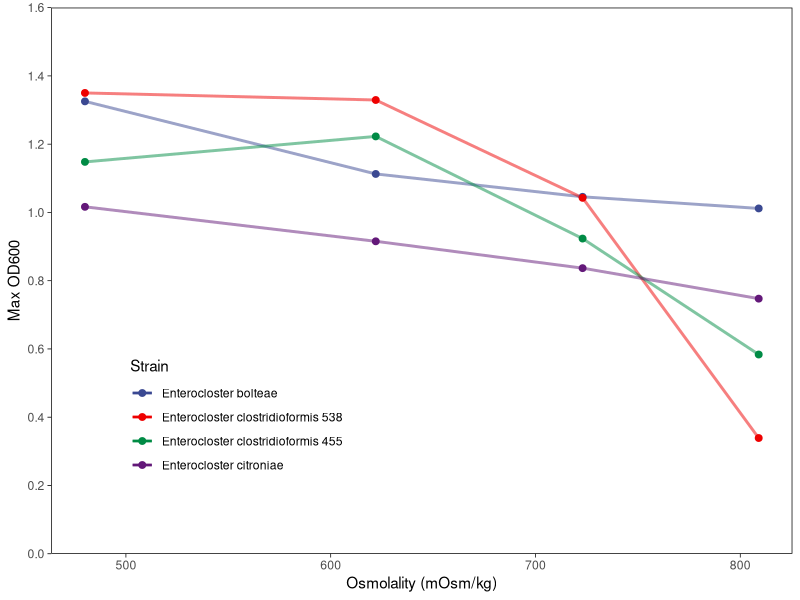
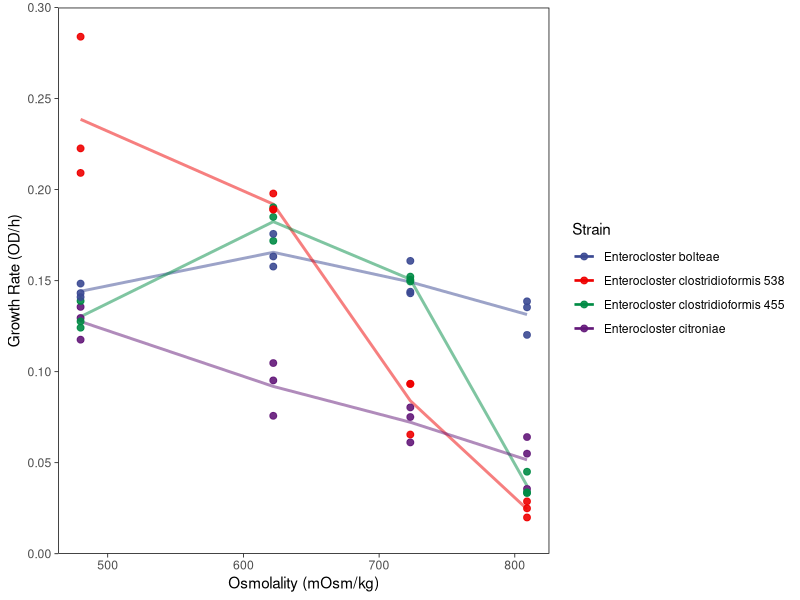
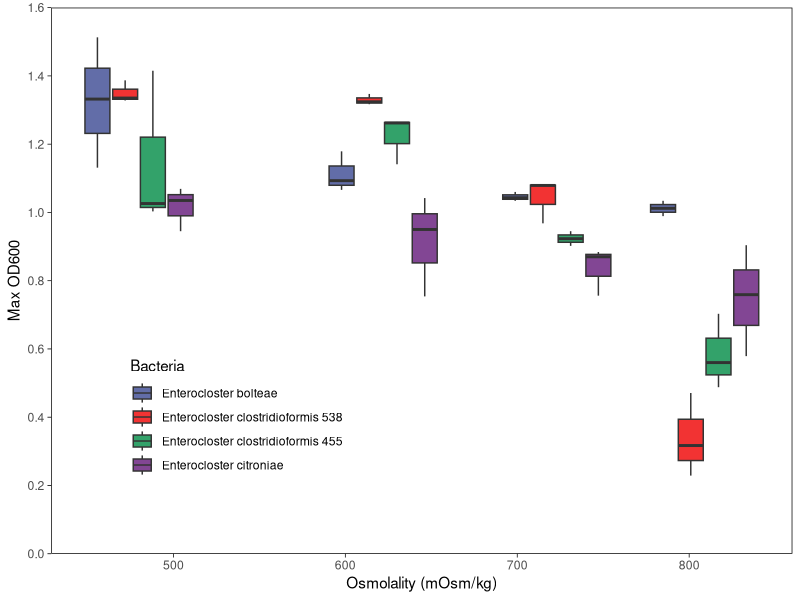
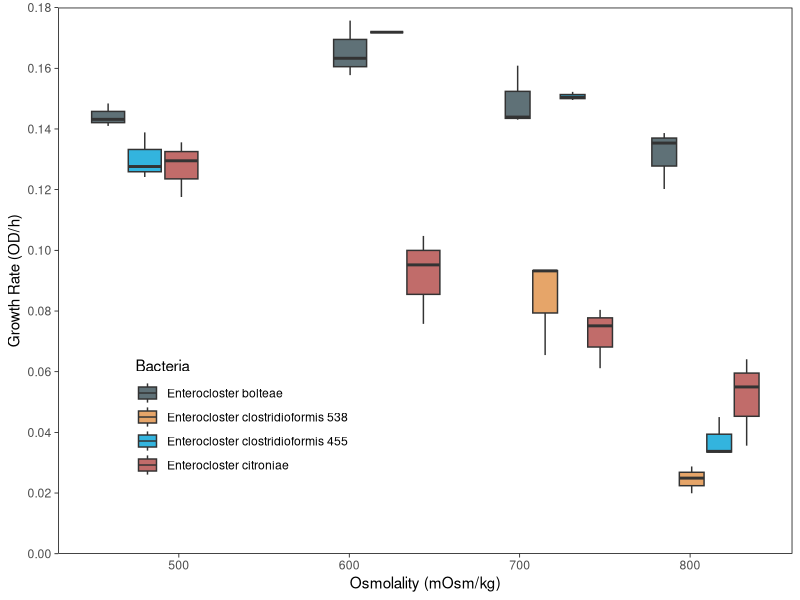
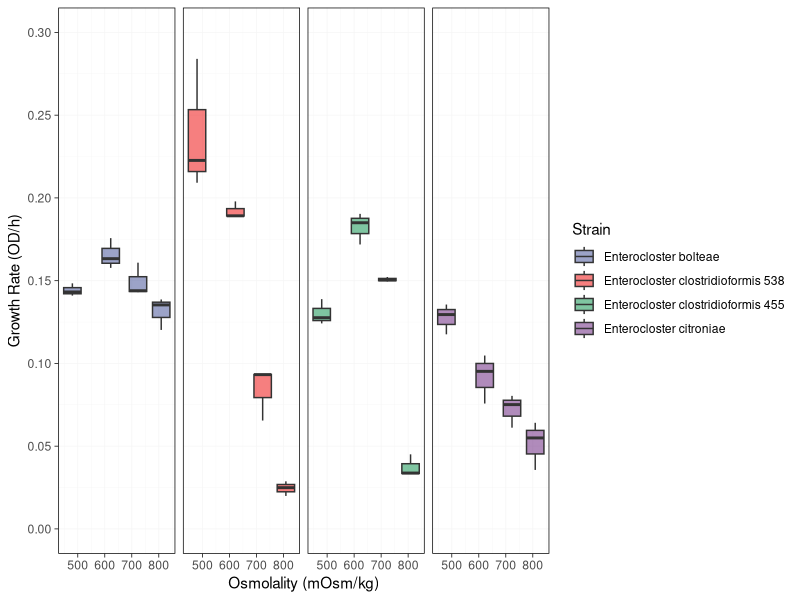
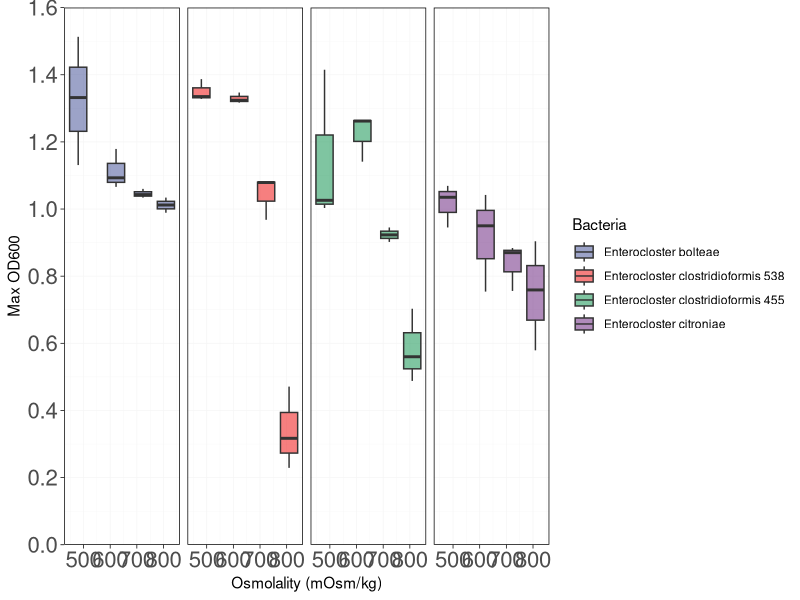
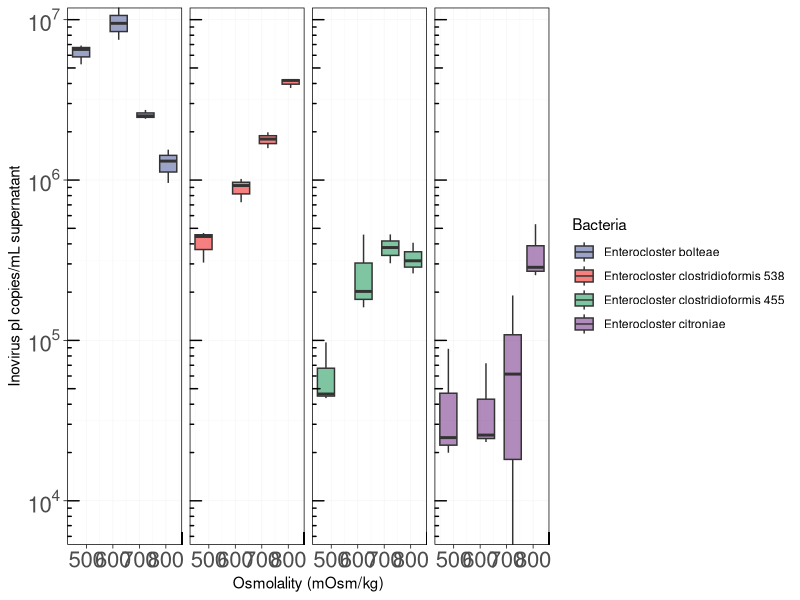
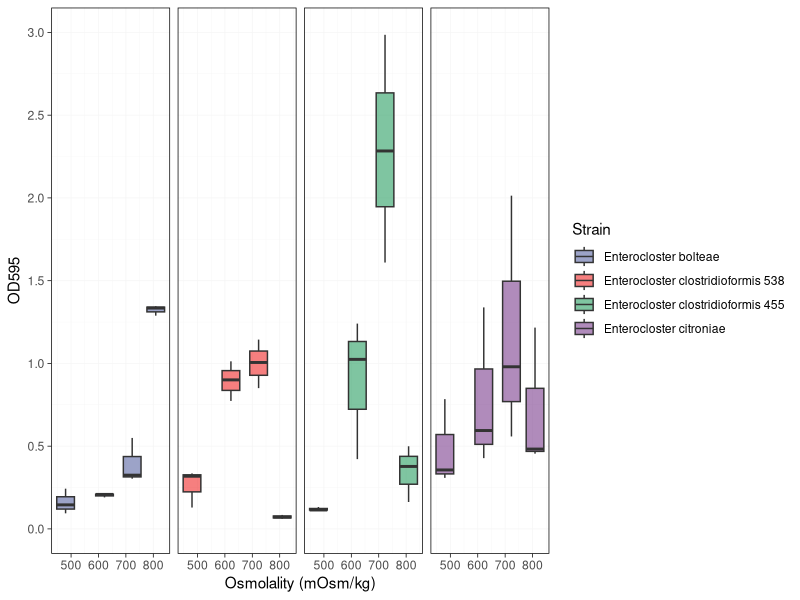

Reproduce these figures in R, in order.
## ---- chunk 1
library(tidyverse)
library(readxl)
library(ggsci)
## ---- chunk 2
dat <- read_excel("osmo_compiled_experiment.xlsx") %>%
  mutate(Bacteria = factor(Bacteria))
dat

dat$Bacteria <-factor(dat$Bacteria, levels = c("Enterocloster bolteae",
                                               "Enterocloster clostridioformis 538",
                                               "Enterocloster clostridioformis 455", 
                                               "Enterocloster citroniae"))
## ---- chunk 3

p <- dat %>%
  ggplot(aes(x = Osmolality, y = Max_OD, colour = Bacteria)) +
    stat_summary(geom = "errorbar", fun.data = "mean_sdl", 
            fun.args = list(mult = 1), width = 5, size = 0.8) +
    stat_summary(geom = "line", fun = mean, size = 1, alpha = 0.5) +
    stat_summary(geom = "point", fun = mean, size = 2) +
    #geom_point(alpha = 0.9, size = 2) +

  scale_y_continuous(limits = c(0, 1.6), n.breaks = 8, expand = expansion(mult = 0)) +
  scale_color_aaas() +
  theme_light() +
  labs(x = "Osmolality (mOsm/kg)", y = "Max OD600", color = "Strain") +
  theme(panel.border = element_rect(color = "black"),
        panel.grid = element_line(colour = "white"),
        axis.ticks = element_line(color = "black"),
        legend.position = c(0.25, 0.25)) 
p
## ---- chunk 4
p2 <- dat %>%
  ggplot(aes(x = Osmolality, y = Growth_Rate, colour = Bacteria)) +
    stat_summary(geom = "errorbar", fun.data = "mean_sdl", 
            fun.args = list(mult = 1), width = 5, size = 0.8) +
    stat_summary(geom = "line", fun = mean, size = 1, alpha = 0.5) +
    #stat_summary(geom = "point", fun = mean, size = 2) +
    geom_point(alpha = 0.9, size = 2) +

  scale_y_continuous(limits = c(0, 0.30), breaks = seq(0,0.30,0.05), expand = expansion(mult = 0)) +
  scale_color_aaas() +
  theme_light() +
  labs(x = "Osmolality (mOsm/kg)", y = "Growth Rate (OD/h)", color = "Strain") +
  theme(panel.border = element_rect(color = "black"),
        panel.grid = element_line(colour = "white"),
        axis.ticks = element_line(color = "black")) 
p2
## ---- chunk 5
p <- dat %>%
  ggplot(aes(x = Osmolality, y = Max_OD, group = interaction(Osmolality, Bacteria), fill = Bacteria)) +
    geom_boxplot(alpha = 0.8) +
    #stat_summary(geom = "point", fun = mean, size = 2) +
    #geom_point( position=position_jitterdodge()) +

  scale_y_continuous(limits = c(0, 1.6), n.breaks = 8, expand = expansion(mult = 0)) +
  scale_fill_aaas() +
  theme_light() +
  labs(x = "Osmolality (mOsm/kg)", y = "Max OD600", color = "Strain") +
  theme(panel.border = element_rect(color = "black"),
        panel.grid = element_line(colour = "white"),
        axis.ticks = element_line(color = "black"),
        legend.position = c(0.25, 0.25)) 
p
## ---- chunk 6

p2 <- dat %>%
  ggplot(aes(x = Osmolality, y = Growth_Rate, group = interaction(Osmolality, Bacteria), fill = Bacteria)) +
    geom_boxplot(alpha = 0.8) +


  scale_y_continuous(limits = c(0, 0.18), n.breaks = 9, expand = expansion(mult = 0)) +
  scale_fill_jama() +
  theme_light() +
  labs(x = "Osmolality (mOsm/kg)", y = "Growth Rate (OD/h)", color = "Strain") +
  theme(panel.border = element_rect(color = "black"),
        panel.grid = element_line(colour = "white"),
        axis.ticks = element_line(color = "black"),
        legend.position = c(0.25, 0.25)) 
p2
## ---- chunk 7
p <- dat %>%
  ggplot(aes(x = Osmolality, y = Growth_Rate, group = interaction(Osmolality, Bacteria), fill = Bacteria)) +
    geom_boxplot(alpha= 0.5) +
    facet_grid(.~ Bacteria) +

  scale_y_continuous(limits = c(0, 0.30), breaks = seq(0,0.30, 0.05)) +
  scale_x_continuous(expand = expansion(add = 20)) +
  scale_fill_aaas() +
  theme_light() +
  labs(x = "Osmolality (mOsm/kg)", y = "Growth Rate (OD/h)", fill = "Strain") +
  theme(panel.border = element_rect(color = "black"),
        panel.grid = element_line(colour = "grey96"),
        axis.ticks = element_line(color = "black"),
        #strip.text.x = element_text(size=12, face="italic", color = "black"),
        strip.text.x = element_blank(),
        strip.background = element_blank()
        ) 
p
## ---- chunk 8

p <- dat %>%
  ggplot(aes(x = Osmolality, y = Max_OD, group = interaction(Osmolality, Bacteria), fill = Bacteria)) +
    geom_boxplot(alpha= 0.5) +
    facet_grid(.~ Bacteria) +

  #scale_y_continuous(limits = c(0, 0.30), breaks = seq(0,0.30, 0.05)) +
  scale_y_continuous(limits = c(0, 1.6), n.breaks = 8, expand = c(0,0)) +
  scale_x_continuous(expand = expansion(add = 20)) +
  scale_fill_aaas() +
  theme_light() +
  labs(x = "Osmolality (mOsm/kg)", y = "Max OD600", color = "Strain") +
  theme(panel.border = element_rect(color = "black"),
        panel.grid = element_line(colour = "grey96"),
        axis.ticks = element_line(color = "black"),
        #strip.text.x = element_text(size=12, face="italic", color = "black"),
        axis.text=element_text(size=16),
        strip.text.x = element_blank()
        ) 
p
## ---- chunk 9
breaks_log10 <- function(x) {
  low <- floor(log10(min(x)))
  high <- ceiling(log10(max(x)))

  10^(seq.int(low, high))
}


p <- dat %>%
  ggplot(aes(x = Osmolality, y = `Inovirus pI copies/mL supernatant`, group = interaction(Osmolality, Bacteria), fill = Bacteria)) +
    geom_boxplot(alpha= 0.5) +
    facet_grid(.~ Bacteria) +
  annotation_logticks() +

    scale_y_log10(breaks = breaks_log10,
                labels = scales::trans_format(log10, scales::math_format(10^.x)), expand = c(0,0)) +
  scale_x_continuous(expand = expansion(add = 20)) +
  scale_fill_aaas() +
  theme_light() +
  labs(x = "Osmolality (mOsm/kg)", y = "Inovirus pI copies/mL supernatant", color = "Strain") +
  theme(panel.border = element_rect(color = "black"),
        panel.grid = element_line(colour = "grey96"),
        axis.ticks = element_line(color = "black"),
        #strip.text.x = element_text(size=12, face="italic", color = "black"),
        strip.text.x = element_blank(),
        axis.text=element_text(size=16),
        strip.background = element_blank()
        ) 
p
## ---- chunk 10
p <- dat %>%
  ggplot(aes(x = Osmolality, y = `Biofilm Formation OD 595`, group = interaction(Osmolality, Bacteria), fill = Bacteria)) +
    geom_boxplot(alpha= 0.5) +
    facet_grid(.~ Bacteria) +

  scale_y_continuous(limits = c(0, 3), breaks = seq(0,3, 0.5)) +
  scale_x_continuous(expand = expansion(add = 20)) +
  scale_fill_aaas() +
  theme_light() +
  labs(x = "Osmolality (mOsm/kg)", y = "OD595", fill = "Strain") +
  theme(panel.border = element_rect(color = "black"),
        panel.grid = element_line(colour = "grey96"),
        axis.ticks = element_line(color = "black"),
        #strip.text.x = element_text(size=12, face="italic", color = "black"),
        strip.text.x = element_blank(),
        strip.background = element_blank()
        ) 
p
